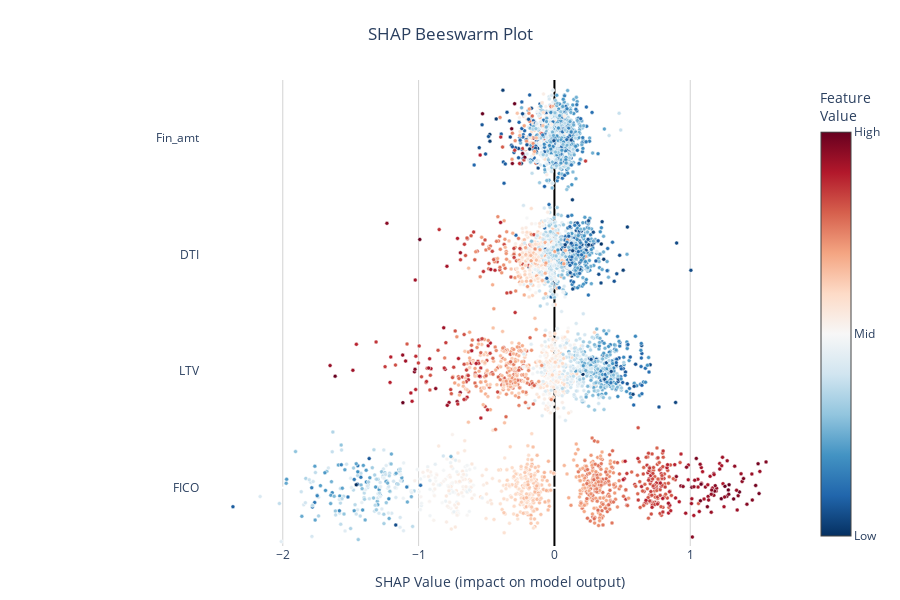

The notebook cell saved with this chart:
### Markdown cell above
---
## 2. Beeswarm Plot

**What it shows:** Distribution of SHAP values for each feature

- Each dot = one application
- Color = feature value (red=high, blue=low)
- X position = impact on booking probability

### Code cell
fig = interp.plot_beeswarm(top_n=4)
fig.show()

### Figure 1 — Plotly figure (JSON) as saved in the notebook; plotly's stock layout.template omitted (floating-point values rounded to 4 significant figures; data arrays with more than 128 entries replaced by an {"elided": "..."} marker saying what was removed)
{"data": [{"customdata": {"elided": "1000 int values"}, "hovertemplate": "<b>FICO</b><br>SHAP: %{x:.4f}<br>Value: %{customdata:.2f}<extra></extra>", "marker": {"color": {"elided": "1000 float values"}, "colorbar": {"ticktext": ["Low", "Mid", "High"], "tickvals": [0, 0.5, 1], "title": {"text": "Feature<br>Value"}}, "colorscale": [[0.0, "rgb(5,48,97)"], [0.1, "rgb(33,102,172)"], [0.2, "rgb(67,147,195)"], [0.3, "rgb(146,197,222)"], [0.4, "rgb(209,229,240)"], [0.5, "rgb(247,247,247)"], [0.6, "rgb(253,219,199)"], [0.7, "rgb(244,165,130)"], [0.8, "rgb(214,96,77)"], [0.9, "rgb(178,24,43)"], [1.0, "rgb(103,0,31)"]], "line": {"color": "white", "width": 0.5}, "showscale": true, "size": 4}, "mode": "markers", "name": "FICO", "showlegend": false, "type": "scatter", "x": {"elided": "1000 float values"}, "y": {"elided": "1000 float values"}}, {"customdata": {"elided": "1000 float values"}, "hovertemplate": "<b>LTV</b><br>SHAP: %{x:.4f}<br>Value: %{customdata:.2f}<extra></extra>", "marker": {"color": {"elided": "1000 float values"}, "colorbar": {"ticktext": ["Low", "Mid", "High"], "tickvals": [0, 0.5, 1], "title": {"text": "Feature<br>Value"}}, "colorscale": [[0.0, "rgb(5,48,97)"], [0.1, "rgb(33,102,172)"], [0.2, "rgb(67,147,195)"], [0.3, "rgb(146,197,222)"], [0.4, "rgb(209,229,240)"], [0.5, "rgb(247,247,247)"], [0.6, "rgb(253,219,199)"], [0.7, "rgb(244,165,130)"], [0.8, "rgb(214,96,77)"], [0.9, "rgb(178,24,43)"], [1.0, "rgb(103,0,31)"]], "line": {"color": "white", "width": 0.5}, "showscale": false, "size": 4}, "mode": "markers", "name": "LTV", "showlegend": false, "type": "scatter", "x": {"elided": "1000 float values"}, "y": {"elided": "1000 float values"}}, {"customdata": {"elided": "1000 float values"}, "hovertemplate": "<b>DTI</b><br>SHAP: %{x:.4f}<br>Value: %{customdata:.2f}<extra></extra>", "marker": {"color": {"elided": "1000 float values"}, "colorbar": {"ticktext": ["Low", "Mid", "High"], "tickvals": [0, 0.5, 1], "title": {"text": "Feature<br>Value"}}, "colorscale": [[0.0, "rgb(5,48,97)"], [0.1, "rgb(33,102,172)"], [0.2, "rgb(67,147,195)"], [0.3, "rgb(146,197,222)"], [0.4, "rgb(209,229,240)"], [0.5, "rgb(247,247,247)"], [0.6, "rgb(253,219,199)"], [0.7, "rgb(244,165,130)"], [0.8, "rgb(214,96,77)"], [0.9, "rgb(178,24,43)"], [1.0, "rgb(103,0,31)"]], "line": {"color": "white", "width": 0.5}, "showscale": false, "size": 4}, "mode": "markers", "name": "DTI", "showlegend": false, "type": "scatter", "x": {"elided": "1000 float values"}, "y": {"elided": "1000 float values"}}, {"customdata": {"elided": "1000 float values"}, "hovertemplate": "<b>Fin_amt</b><br>SHAP: %{x:.4f}<br>Value: %{customdata:.2f}<extra></extra>", "marker": {"color": {"elided": "1000 float values"}, "colorbar": {"ticktext": ["Low", "Mid", "High"], "tickvals": [0, 0.5, 1], "title": {"text": "Feature<br>Value"}}, "colorscale": [[0.0, "rgb(5,48,97)"], [0.1, "rgb(33,102,172)"], [0.2, "rgb(67,147,195)"], [0.3, "rgb(146,197,222)"], [0.4, "rgb(209,229,240)"], [0.5, "rgb(247,247,247)"], [0.6, "rgb(253,219,199)"], [0.7, "rgb(244,165,130)"], [0.8, "rgb(214,96,77)"], [0.9, "rgb(178,24,43)"], [1.0, "rgb(103,0,31)"]], "line": {"color": "white", "width": 0.5}, "showscale": false, "size": 4}, "mode": "markers", "name": "Fin_amt", "showlegend": false, "type": "scatter", "x": {"elided": "1000 float values"}, "y": {"elided": "1000 float values"}}], "layout": {"height": 600, "hovermode": "closest", "margin": {"b": 50, "l": 200, "r": 50, "t": 80}, "plot_bgcolor": "white", "title": {"text": "SHAP Beeswarm Plot", "x": 0.5, "xanchor": "center"}, "xaxis": {"gridcolor": "lightgray", "gridwidth": 1, "showgrid": true, "title": {"text": "SHAP Value (impact on model output)"}, "zeroline": true, "zerolinecolor": "black", "zerolinewidth": 2}, "yaxis": {"range": [-0.5, 3.5], "showgrid": false, "tickmode": "array", "ticktext": ["FICO", "LTV", "DTI", "Fin_amt"], "tickvals": [0, 1, 2, 3]}}}
